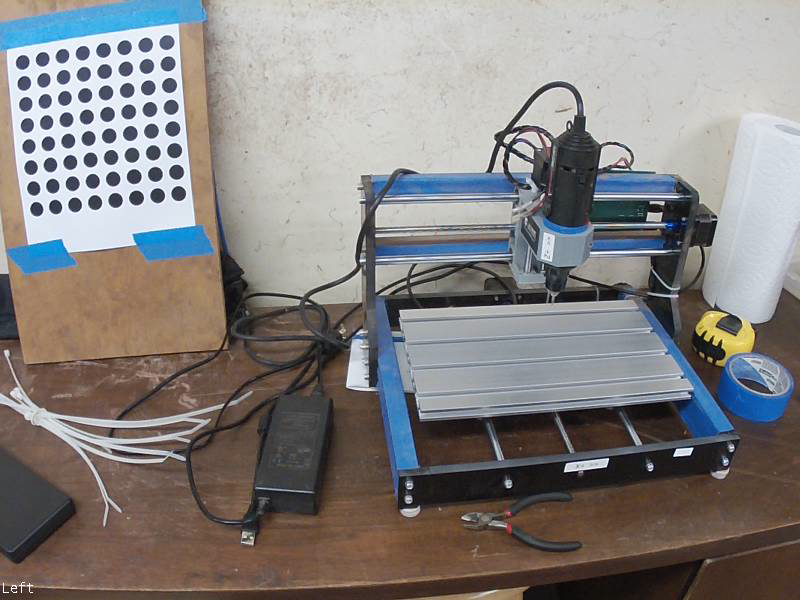
#> input picture test images/2019-10-18 stereo cal images/left/left-00003.png, 800 x 600 px, given in place of left-00012.png, which was not available
$ python stereo_calibrator.py
#> lines starting #> are read from the running program, lines starting #| are printed output that depends on the picture; pictures that were not available may be replaced by others from this repository, and a replacement may not be noted
#!/usr/bin/python3
import logging
logger = logging.getLogger(__name__)
logger.debug('Importing')
import cv2
import numpy as np
logger.debug('Done')

class StereoCalibrator:
    def __init__(self, calPatternDims=(8, 8), calDotSpacingMm=(25.877, 25.877), detector=None):
        """
        calPatternDims : (int, int) - the rows,cols indicating the number of dots on the target
        calDotSpacingMm : (float,float) - in x,y, the number of millimeters between dots in x and y
        detector : a cv2.SimpleBlobDetector, or None for the default
        """
#> called with calPatternDims = (8, 8), calDotSpacingMm = (25.88, 25.88)
        if detector is None:
            self._calTargetDotDetector = self.make_detector()
        else:
            self._calTargetDotDetector = detector

        # Set up the calibration pattern
        self._calPatternDims = calPatternDims
        # self._calPatternDims = (24, 48)  # in dots, row,col
        self._calDotSpacingMm = calDotSpacingMm
        # self._calDotSpacingMm = (25.4, 25.4)  # in mm, x,y
        self._IMAGE_SIZE = (800,600)  # in px, x,y
        self._SENSOR_DIMS = (4*0.707107,4*0.707107)  # in mm, row,col
        self._cal3spacePattern = [] #[(x,y), ...]
        # OpenCV coordinate convention: x+ rightward, y+ downward, z+ out away from camera.
        for y in range(0, self._calPatternDims[0]):
            for x in range(0, self._calPatternDims[1]):
                self._cal3spacePattern += [(x * self._calDotSpacingMm[0], y * self._calDotSpacingMm[1], 0)]
        # logger.debug("self._cal3spacePattern: " + repr(self._cal3spacePattern))

    def make_detector(self):
        # Setup SimpleBlobDetector parameters.
        parms = cv2.SimpleBlobDetector_Params()

        # Change thresholds
        parms.minThreshold = 0;
        parms.maxThreshold = 128;

        # Filter by Area.
        parms.filterByArea = True
        parms.minArea = 5

        # Filter by Circularity
        parms.filterByCircularity = True
        parms.minCircularity = 0.25

        # Filter by Convexity
        parms.filterByConvexity = False
        parms.minConvexity = 0.9
        parms.maxConvexity = 1

        # Filter by Inertia
        parms.filterByInertia = True
        parms.minInertiaRatio = 0.5

        # logger.debug("Orig minDistBetweenBlobs: " + str(parms.minDistBetweenBlobs))
        parms.minDistBetweenBlobs = 5
        parms.blobColor = 0

        # Create a detector with the parameters
        return cv2.SimpleBlobDetector_create(parms)

    def find_single_cam_calibration(self, image_paths):
        """
        image_paths : list of image file paths
        return : cameraMatrix,distCoeffs if successful, or None,None if not
        """
        allPointsIn3space, allPointsInImages = self._findPointVectors(image_paths)
        if len(allPointsIn3space) > 0:
            # logger.debug("np.array(allPointsIn3space) = " + repr(np.array(allPointsIn3space)))
            allPointsIn3space = np.array(allPointsIn3space, dtype=np.float32)
            # logger.debug("allPointsIn3space = " + str(allPointsIn3space))
            # logger.debug("allPointsInImages = " + str(allPointsInImages))
            found,cameraMatrix,distCoeffs,rvecs,tvecs = cv2.calibrateCamera(allPointsIn3space, allPointsInImages, self._IMAGE_SIZE, None, None)

            # [10 lines of commented-out code are left out]
            return cameraMatrix,distCoeffs
        else:
            logger.error("Can't find any calibration patterns in any of the supplied images.  Can't compute single camera calibration.")
            return None,None

    def _drawPointsOnImage(self, image, points):
        """
        Annotate an image with points for debugging
        image : color opencv image
        points : list of coordinates in image
        """
        RADIUS = 1
        COLOR = (0,0,255)
        i = 0
        for point in points:
            # point is x,y, like : np.array([[697.77185, 396.0037 ]], dtype=float32
            # logger.debug("point: %s"%repr(point))
            cv2.circle(image, tuple(point[0]), RADIUS, COLOR, -1)
            cv2.putText(image, '%d'%i, tuple(point[0]), cv2.FONT_HERSHEY_SIMPLEX, 0.33, COLOR)
            i += 1

    def _findPointVectors(self, image_paths, rowCol=False):
        """
        Get the coorinates of the dots on the calibration target

        image_paths : list of N image file paths
        rowCol : true to return points in row,col convention.  False to use x,y convention.
        returns : (<list of N copies of self._cal3spacePattern>, <list of arrays of dot coordinates in images>)
        """
#> called with rowCol = False
        allPointsInImages = []
        allPointsIn3space = []

        first_loop = True
        for image_path in image_paths:
            img = cv2.imread(image_path)
#> img is the input picture: shape (600, 800, 3); mean B, G, R 128, 129.3, 133.3
            points = np.array([[]])
            found,points = cv2.findCirclesGrid(img, self._calPatternDims, points, cv2.CALIB_CB_SYMMETRIC_GRID, self._calTargetDotDetector)
#> found = True; points = 64 rows, first 8: [21.58, 61.15], [40.75, 58.77], [62.22, 56.18], [82.29, 52.68], [104.1, 49.18], [123.5, 46.92], [145.6, 44.96], [166.1, 41]
            if found:
                # logger.debug("points.shape: %s"%repr(points.shape))
                points = points[:,0,:] # This doesn't seem to actually change anything, it seems to be just a spare dimension?
#> points = 64 pairs, first value 21.58 to 178, second value 41 to 208.7
                # findCirclesGrid returns x,y convention.  Convert to row,col
                if rowCol:
                    points = points[:,[1,0]]
                # logger.debug("points.shape: %s"%repr(points.shape))
                # logger.debug(("Found " + str(len(points)) + " cal points in " + image_path) if found else "No cal pattern found in " + image_path)
                allPointsInImages += [points]
#> allPointsInImages = 1 point arrays, longest 64 points
                allPointsIn3space += [self._cal3spacePattern]

                # self._drawPointsOnImage(img, points)
                # cv2.imshow(image_path, img)
            else:
                logger.warning("Didn't find calibration pattern in this image: %s"%image_path)
        # cv2.waitKey()

        return allPointsIn3space, allPointsInImages

    def find_stereo_pair_calibration(self, pair_image_paths):
        """

        left_image_paths  : list of strings, each of which is a path to an image from the left camera
        right_image_paths : list of strings, each of which is a path to an image from the right camera
        pair_image_paths  : list of twoples, of the form ("/path/to/one/left/image", "/path/to/one/right/image"),

        returns : If failure, None.  If successs, projection matrices for cv2.triangulatePoints, stored in a dictionary like this:
        {
            'leftProjMat':leftProjMat ,
            'rightProjMat':rightProjMat,
        }
        """
        left_image_paths = [pair[0] for pair in pair_image_paths]
        right_image_paths = [pair[1] for pair in pair_image_paths]

        # First must calibrate individual cameras
        logger.info("Computing left camera calibration")
        lCameraMatrix, lDistCoeffs = self.find_single_cam_calibration(left_image_paths)
#> in find_single_cam_calibration, `allPointsIn3space, allPointsInImages = self._findPointVectors(image_pa..`: allPointsIn3space = 1 item; allPointsInImages = 1 point arrays, longest 64 points
#> in find_single_cam_calibration, `allPointsIn3space = np.array(allPointsIn3space, dtype=np.float32)`: allPointsIn3space = 64 rows, first 8: [0, 0, 0], [25.88, 0, 0], [51.75, 0, 0], [77.63, 0, 0], [103.5, 0, 0], [129.4, 0, 0], [155.3, 0, 0], [181.1, 0, 0]
#> in find_single_cam_calibration, `found,cameraMatrix,distCoeffs,rvecs,tvecs = cv2.calibrateCamera(allPoi..`: found = 0.552; cameraMatrix = [[837, 0, 386.4], [0, 868.6, 270.3], [0, 0, 1]]; distCoeffs = [[-0.446, -1.24, -0.0168, -0.0523, 2.83]]; rvecs = ([0.339, -0.245, -0.0668],); tvecs = ([-430.1, -240.9, 912.6],)
#> lCameraMatrix = [[837, 0, 386.4], [0, 868.6, 270.3], [0, 0, 1]]; lDistCoeffs = [[-0.446, -1.24, -0.0168, -0.0523, 2.83]]
        logger.info("lCameraMatrix: " + repr(lCameraMatrix))
        logger.info("Computing right camera calibration")
        rCameraMatrix, rDistCoeffs = self.find_single_cam_calibration(right_image_paths)
#> call 2 of _findPointVectors, with rowCol = False
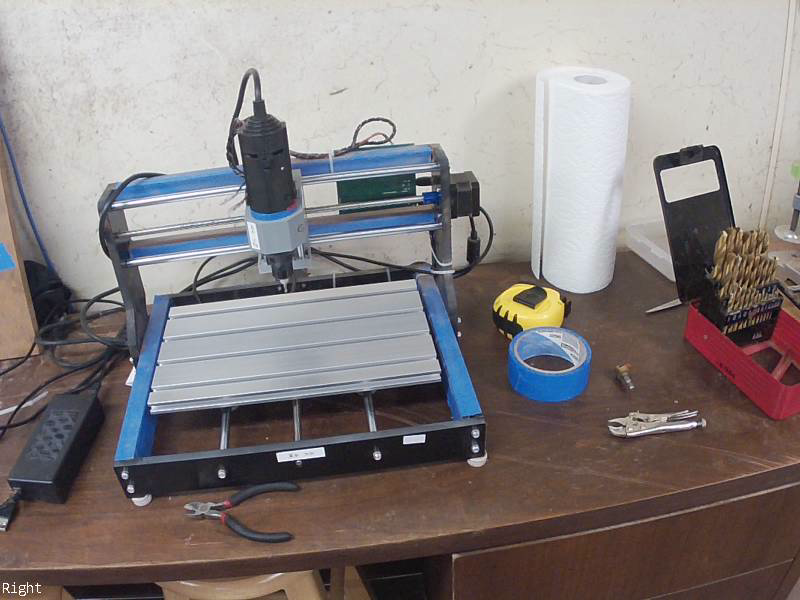
#> input picture test images/2019-10-18 stereo cal images/right/right-00003.png, 800 x 600 px, given in place of right-00012.png, which was not available
#> in _findPointVectors, img is the input picture: shape (600, 800, 3); mean B, G, R 127.1, 127.7, 135
#> in _findPointVectors (call 2), `found,points = cv2.findCirclesGrid(img, self._calPatternDims, points, ..`: found = False
        logger.info("rCameraMatrix: " + repr(rCameraMatrix))

        if lCameraMatrix is None or rCameraMatrix is None:
            logger.error("Failed to find one or both camera matrices.")
            return None

        # Find individual dots in all the images
        logger.info("Finding points in left images from pairs")
        allPointsIn3space, all_points_in_left_images = self._findPointVectors(left_image_paths, True)
        logger.info("Finding points in right images from pairs")
        allPointsIn3space, all_points_in_right_images = self._findPointVectors(right_image_paths, True)
        allPointsIn3space = np.array(allPointsIn3space, dtype=np.float32)
        # logger.debug("allPointsIn3space: " + repr(allPointsIn3space))
        logger.debug("all_points_in_left_images: " + repr(all_points_in_left_images))
        logger.debug("all_points_in_right_images: " + repr(all_points_in_right_images))
        # logger.debug("self._IMAGE_SIZE: " + repr(self._IMAGE_SIZE))
        logger.debug("len(allPointsIn3space): " + str(len(allPointsIn3space)))
        logger.debug("len(all_points_in_left_images): " + str(len(all_points_in_left_images)))
        logger.debug("len(all_points_in_right_images): " + str(len(all_points_in_right_images)))
        logger.info("Computing stereo calibration")
        flags = 0
        flags |= cv2.CALIB_FIX_INTRINSIC
        # flags |= cv2.CALIB_FIX_PRINCIPAL_POINT
        flags |= cv2.CALIB_USE_INTRINSIC_GUESS
        flags |= cv2.CALIB_FIX_FOCAL_LENGTH
        # flags |= cv2.CALIB_FIX_ASPECT_RATIO
        flags |= cv2.CALIB_ZERO_TANGENT_DIST
        # flags |= cv2.CALIB_RATIONAL_MODEL
        # flags |= cv2.CALIB_SAME_FOCAL_LENGTH
        # flags |= cv2.CALIB_FIX_K3
        # flags |= cv2.CALIB_FIX_K4
        # flags |= cv2.CALIB_FIX_K5

        stereocalib_criteria = (cv2.TERM_CRITERIA_MAX_ITER +
                                cv2.TERM_CRITERIA_EPS, 100, 1e-5)
        try:
            minError, lCameraMatrix, lDistCoeffs, rCameraMatrix, rDistCoeffs, R, T, E, F = cv2.stereoCalibrate(allPointsIn3space, all_points_in_left_images, all_points_in_right_images, lCameraMatrix, lDistCoeffs, rCameraMatrix, rDistCoeffs, self._IMAGE_SIZE, criteria=stereocalib_criteria, flags=flags)
        except:
            logger.error("Failed to find stereo calibration.", exc_info=True)
            return None
        logger.debug("minError: " + repr(minError))
        logger.debug("lCameraMatrix: " + repr(lCameraMatrix))
        logger.debug("lDistCoeffs: " + repr(lDistCoeffs))
        logger.debug("rCameraMatrix: " + repr(rCameraMatrix))
        logger.debug("rDistCoeffs: " + repr(rDistCoeffs))
        logger.debug("R: " + repr(R))
        logger.debug("T: " + repr(T))
        logger.debug("E: " + repr(E))
        logger.debug("F: " + repr(F))

        # [13 lines of commented-out code are left out]
        (leftRectXform, rightRectXform, leftProjMat, rightProjMat, Q, leftRoi, rightRoi) = cv2.stereoRectify(lCameraMatrix, lDistCoeffs, rCameraMatrix, rDistCoeffs, self._IMAGE_SIZE, R, T)
        Txf = rightProjMat[0,3]
        Tyf = rightProjMat[1,3]
        if(Txf != 0 and Tyf == 0):
            logger.info("Horizontal stereo configuration detected.")
        elif(Txf == 0 and Tyf != 0):
            logger.info("Vertical stereo configuration detected.")
        else:
            logger.error("Invalid stereo configuration detected. Txf=%f, Tyf=%f"%(Txf,Tyf))

        # TODO: ROI rectangles are x,y,width,height.  Check if we got a reasonable fraction of each image

        logger.debug("leftRectXform : " + repr(leftRectXform ))
        logger.debug("rightRectXform: " + repr(rightRectXform))
        logger.debug("leftProjMat   : " + repr(leftProjMat   ))
        logger.debug("rightProjMat  : " + repr(rightProjMat  ))
        logger.debug("Q: " + repr(Q))
        logger.debug("leftRoi: " + repr(leftRoi))
        logger.debug("rightRoi: " + repr(rightRoi))

        retDict = {
            'minError':minError,
            'leftProjMat':leftProjMat ,
            'rightProjMat':rightProjMat,
        }

        return retDict

    def find_cal_pattern_in_3space(self, stereo_cal, pair_image_path):
        """
        stereo_cal:  Projection matrices for cv2.triangulatePoints, stored in a dictionary like this:
        {
            'leftProjMat':leftProjMat ,
            'rightProjMat':rightProjMat,
        }
        pair_image_path  : a twople, of the form ("/path/to/one/left/image", "/path/to/one/right/image"),

        returns: a list of [x,y,z] coordinates in real-world space, in the form:
            np.array([[   7549.84  , -184252.69  ,   40687.215 ],
                   [   7626.0737, -185671.55  ,   41133.258 ],
                   [   7643.9023, -186005.36  ,   41351.223 ]])
        """

        # Find individual dots in all the images
        logger.info("Finding points in left images from pairs")
        allPointsIn3space, all_points_in_left_images = self._findPointVectors([pair_image_path[0]])
#> call 3 of _findPointVectors, with rowCol = False
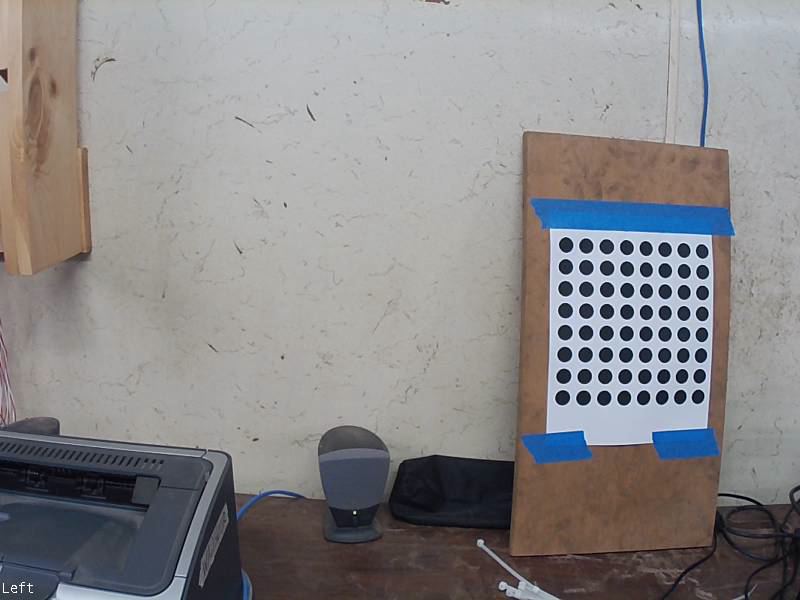
#> input picture test images/2019-10-18 stereo cal images/left/left-00001.png, 800 x 600 px, found by its file name
#> in _findPointVectors, img is the input picture: shape (600, 800, 3); mean B, G, R 136.8, 135.8, 138
#> in _findPointVectors (call 3), `found,points = cv2.findCirclesGrid(img, self._calPatternDims, points, ..`: found = True; points = 64 rows, first 8: [565.9, 244.7], [585.8, 245.6], [607.2, 245.7], [626.5, 247.4], [645.8, 247.8], [664.3, 249.3], [683.7, 249.6], [702, 251.3]
#> in _findPointVectors (call 3), `points = points[:,0,:] # This doesn't seem to actually change anything..`: points = 64 pairs, first value 562.2 to 702.4, second value 244.7 to 397.9
#> allPointsIn3space = 1 item; all_points_in_left_images = 1 point arrays, longest 64 points
        logger.info("Finding points in right images from pairs")
        allPointsIn3space, all_points_in_right_images = self._findPointVectors([pair_image_path[1]])
#> call 4 of _findPointVectors, with rowCol = False
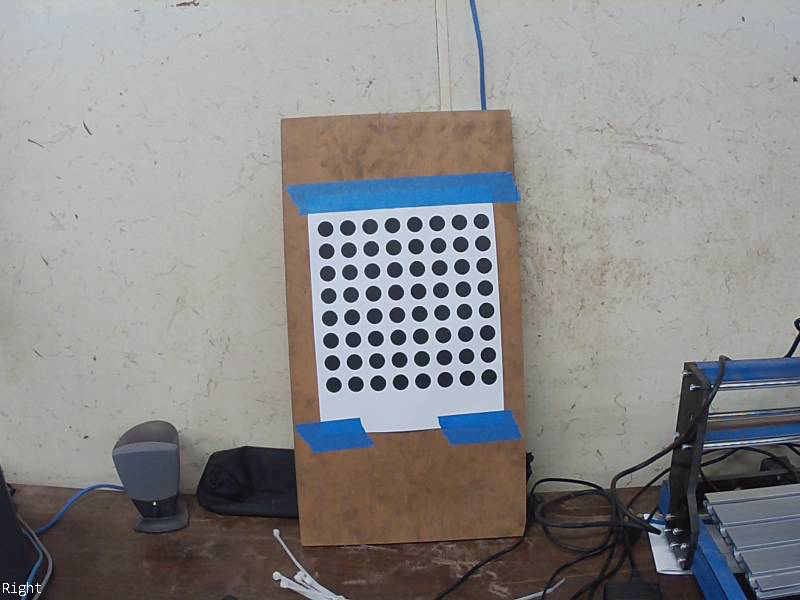
#> input picture test images/2019-10-18 stereo cal images/right/right-00001.png, 800 x 600 px, found by its file name
#> in _findPointVectors, img is the input picture: shape (600, 800, 3); mean B, G, R 138.2, 138.2, 139.3
#> in _findPointVectors (call 4), `found,points = cv2.findCirclesGrid(img, self._calPatternDims, points, ..`: points = 64 rows, first 8: [324.8, 228.8], [347.3, 227.6], [369.9, 226], [392.4, 225.6], [414.9, 224.7], [436.4, 223.2], [459, 222.2], [480.6, 220.6]
#> in _findPointVectors (call 4), `points = points[:,0,:] # This doesn't seem to actually change anything..`: points = 64 pairs, first value 324.8 to 488.4, second value 220.6 to 384.7
#> all_points_in_right_images = 1 point arrays, longest 64 points

        # [4 lines of commented-out code are left out]
        all_points_in_left_images = all_points_in_left_images[0]
#> all_points_in_left_images = 64 pairs, first value 562.2 to 702.4, second value 244.7 to 397.9
        # logger.debug("Shape: %s"%repr(all_points_in_left_images.shape))
        # all_points_in_left_images = all_points_in_left_images[:,0,:]
        # logger.debug("Shape: %s"%repr(all_points_in_left_images.shape))
        all_points_in_right_images = all_points_in_right_images[0]
#> all_points_in_right_images has the same summary as points in _findPointVectors
        # all_points_in_right_images = all_points_in_right_images[:,0,:]
        # Switch from x,y to row,col
        # all_points_in_left_images = all_points_in_left_images[:,[1,0]]
        # all_points_in_right_images = all_points_in_right_images[:,[1,0]]
        all_points_in_left_images = all_points_in_left_images.transpose()
        # logger.debug("Shape: %s"%repr(all_points_in_left_images.shape))
        all_points_in_right_images = all_points_in_right_images.transpose()

        # logger.debug('all_points_in_left_images: ' + repr(all_points_in_left_images))

#> (the run stopped early here; a loop or call above may not have finished)
